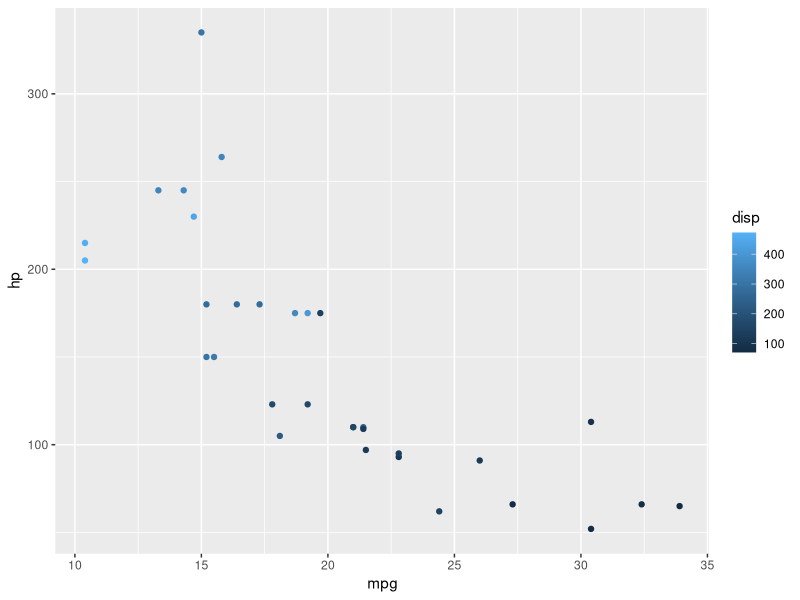

Write the R code that produced this figure.
# Hello world
print("Hello world!")

# save to object
df <- mtcars

# view object
View(df)

# help pane
?mtcars

# plot
library(tidyverse)
mtcars %>% ggplot(aes(mpg, hp,  color = disp)) + geom_point()
